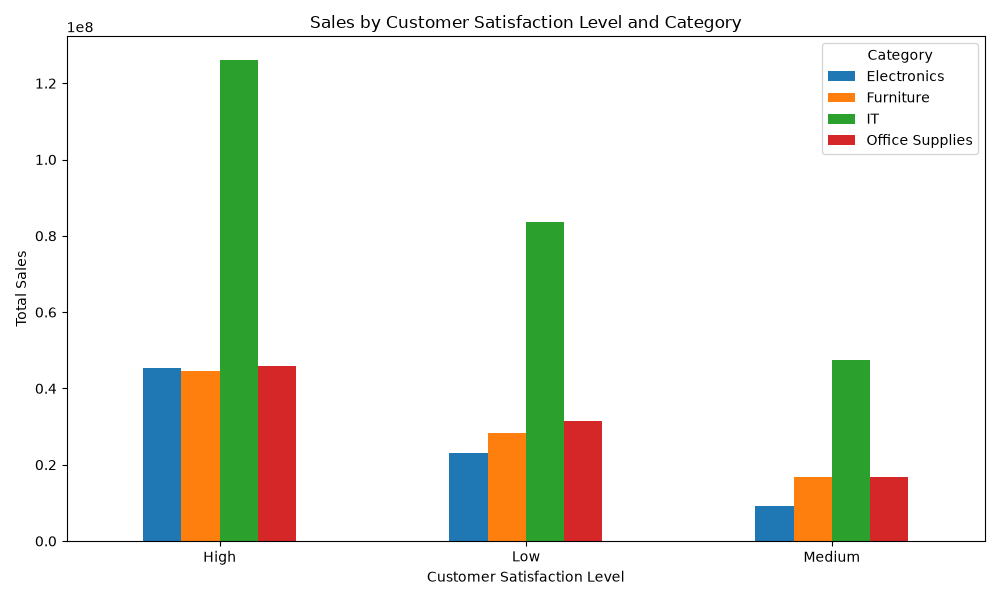

Python code for this plot:
'''The company want to understand whether customer satisfaction is related to sales performance.
management wants to know:
do customers with higher satisfaction  scores tend to generate higher-value purchase?
use the "csv" dataset.
columns to use:
Customer_Satisfaction
Total_Amount 
Category
Sales_Channel
loyalty_Score

task to do:
load data
clean the data in category
clean missing values as well
create satisfaction groups(satisfaction_level: 1-2 = low, 3= medium, 5= high)
analyze sales by satisfaction label and category
plot the result 
'''

import pandas as pd
import numpy as np
import matplotlib.pyplot as plt


# Load the dataset
df = pd.read_csv("Day 14/business_data_cleaning_practice_6200_rows.csv")




# Select required columns
data = df[[
    "Customer_Satisfaction",
    "Total_Amount",
    "Category",
    "Sales_Channel",
    "Loyalty_Score"
]]




# Clean Category column
data["Category"] = data["Category"].str.strip()

data["Category"] = data["Category"].replace({
    "I.T.": "IT",
    "Information Technology": "IT"
})


# Handle Missing Values
data = data.dropna()



# Create Satisfaction Groups
# 1-2 = Low
# 3 = Medium
# 5 = High
def satisfaction_level(score):
    if score <= 2:
        return "Low"
    elif score == 3:
        return "Medium"
    else:
        return "High"

data["Satisfaction_Level"] = data["Customer_Satisfaction"].apply(satisfaction_level)



# Analyze Sales by Satisfaction Level and Category
sales_analysis = data.groupby(
    ["Satisfaction_Level", "Category"]
)["Total_Amount"].sum().unstack()

print("\nSales Analysis")
print(sales_analysis)

# output:
# Sales Analysis
# Category            Electronics    Furniture            IT  Office Supplies
# Satisfaction_Level                                                         
# High                45365321.88  44491477.01  1.259982e+08      45979862.41
# Low                 23073656.62  28192099.12  8.355518e+07      31503248.45
# Medium               9300074.40  16792280.52  4.754410e+07      16854698.48    



# Highest Sales by Satisfaction Level
highest_sales = data.groupby("Satisfaction_Level")["Total_Amount"].sum()

print("\nSales by Satisfaction Level")
print(highest_sales)

# output:
# Sales by Satisfaction Level
# Satisfaction_Level
# High      2.618348e+08
# Low       1.663242e+08
# Medium    9.049115e+07
# Name: Total_Amount, dtype: float64    



# Plot
sales_analysis.plot(
    kind="bar",
    figsize=(10,6)
)

plt.title("Sales by Customer Satisfaction Level and Category")
plt.xlabel("Customer Satisfaction Level")
plt.ylabel("Total Sales")
plt.xticks(rotation=0)
plt.legend(title="Category")
plt.tight_layout()

plt.show()
